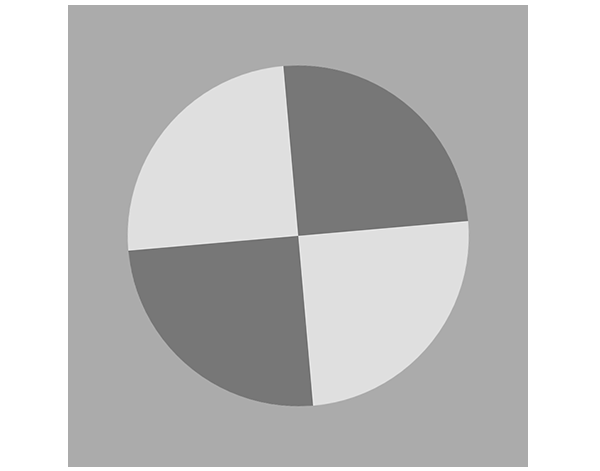
#> input picture SFRreg_pillared_tilted_trans.png, 600 x 471 px
$ python pure_math.py
#> lines starting #> are read from the running program, lines starting #| are printed output that depends on the picture
# -*- coding: utf-8 -*-
"""
Created on Mon Feb 26 09:21:45 2018

@author: Dustin
"""

import numpy as np
import cv2
import matplotlib.pyplot as plt
import math
import sys


def ring(im, n):
    # Creates a ring of 0 values around an image of thickness n
    x,y = im.shape
    b = np.zeros( (x+2*n,y+2*n) )
    b[n:(x+n),n:(y+n)] = im
    return b

def rescale(img):
    # Sets the scale of an image into integers from 0 to 255
    imin = img.min()
    img = img - imin
    imax = img.max()
    img = ((img/imax)*255).astype('uint8')
    return img

def apply_kernel(img, kernel):
    # Creates a mask by applying a kernal to an image img
    n = kernel.shape[0] - 1
    x,y = img.shape
    mask = np.ones( (x-n,y-n) )

    for i in range( 0, round(x-n)):
        for j in range( 0, round(y-n)):
            r1 = round(i+n+1)
            r2 = round(j+n+1)

            mask[i,j] = np.multiply( kernel, img[i:r1,j:r2] ).sum()

    mask = rescale(mask)

    return mask

def find_gradient(img):
    # Determine x, y, and total gradient as well as angle in deg
    x,y = img.shape
    kx = np.array([[1,2,1],[0,0,0],[-1,-2,-1]])
    ky = np.array([[1,0,-1],[2,0,-2],[1,0,-1]])
    Gx = np.ones((x-2,y-2))
    Gy = np.ones((x-2,y-2))
    GG = np.ones((x-2,y-2))
    Theta = np.ones((x-2,y-2))

    for i in range( 0	, round(x-2)):
        for j in range( 0, round(y-2)):
            r1 = round(i+3)
            r2 = round(j+3)

            Gx[i,j] = np.multiply( kx, img[i:r1,j:r2]).sum()+.01
            Gy[i,j] = np.multiply( ky, img[i:r1,j:r2]).sum()+.01
            GG[i,j] = math.sqrt(Gx[i,j]**2 + Gy[i,j]**2)
            Theta[i,j] = np.arctan(Gy[i,j]/Gx[i,j])*57.2958 # Degrees

    return list( (Gx, Gy, GG, Theta) )

source = cv2.imread('SFRreg_pillared_tilted_trans.png',0)
#> source is the input picture: shape (471, 600); min 95, max 255, mean 191.8
cv2.imshow('source (grayscale)', source)

# Apply Gaussian Blur
k_gauss = 1/159*np.array([[2,4,5,4,2],[4,9,12,9,4],[5,12,15,12,5],[4,9,12,9,4],[2,4,5,4,2]])
img_gauss = apply_kernel( source, k_gauss )
#> after the loop in apply_kernel, `for i in range( 0, round(x-n)):`:
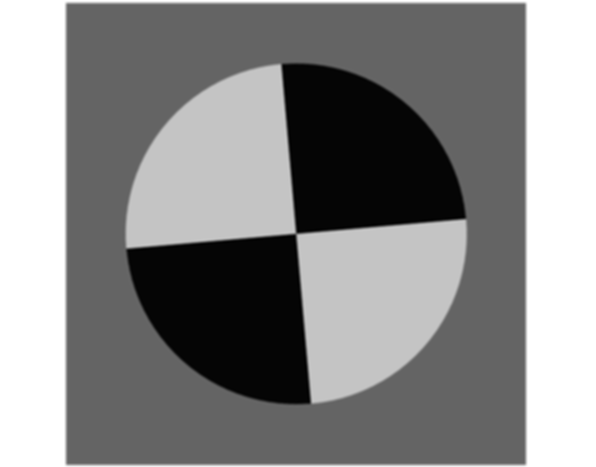
#> mask: shape (467, 596) float64; min 116, max 255, mean 190.9; drawn with min black and max white
#> in rescale, `imin = img.min()`: imin = 116
#> in rescale, `img = img - imin`:
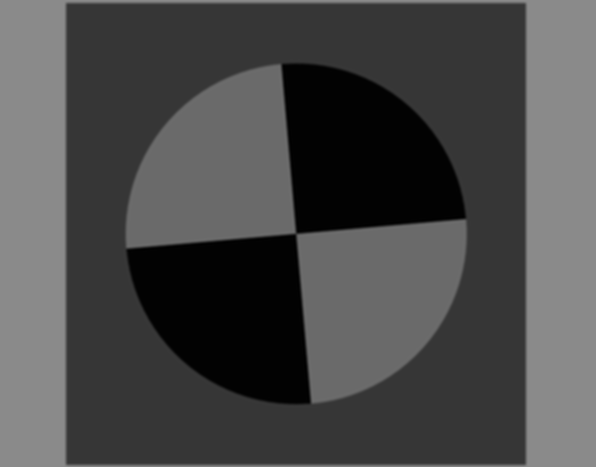
#> img: shape (467, 596) float64; min 0, max 139, mean 74.8
#> in rescale, `imax = img.max()`: imax = 139
cv2.imshow('gaussian blur', img_gauss)

# Search for Provided corner criteria
k_corner = np.array([[1,1,1,-1,-1,-1],[1,1,1,-1,-1,-1],[1,1,1,-1,-1,-1],
                     [-1,-1,-1,1,1,1],[-1,-1,-1,1,1,1],[-1,-1,-1,1,1,1]])
img_corner = apply_kernel( img_gauss, k_corner)
#> after the loop in apply_kernel (call 2), `for i in range( 0, round(x-n)):`:
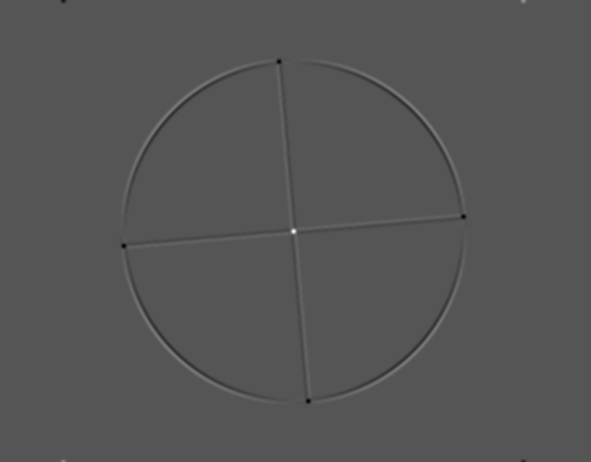
#> mask: shape (462, 591) float64; min -862, max 1710, mean 0; drawn with min black and max white
cv2.imshow('corner search',img_corner)
x = list(set(np.where(img_corner >= 200)[0].tolist()))
#> x = [232, 230, 231]
y = list(set(np.where(img_corner >= 200)[1].tolist()))
#> y = [292, 293, 294]

plt.figure('At x axis pixels')
plt.xlabel('yloc')
for i in range( 0, len(x)):
    plt.plot(img_corner[x[i],:])
#> this loop made 3 passes


plt.figure('At y axis pixels')
plt.xlabel('xloc')
for j in range( 0, len(y)):
    plt.plot(img_corner[:,y[j]])


Gx, Gy, GG, Theta = find_gradient(img_gauss)
#> after the loop in find_gradient, `for i in range( 0	, round(x-2)):`:
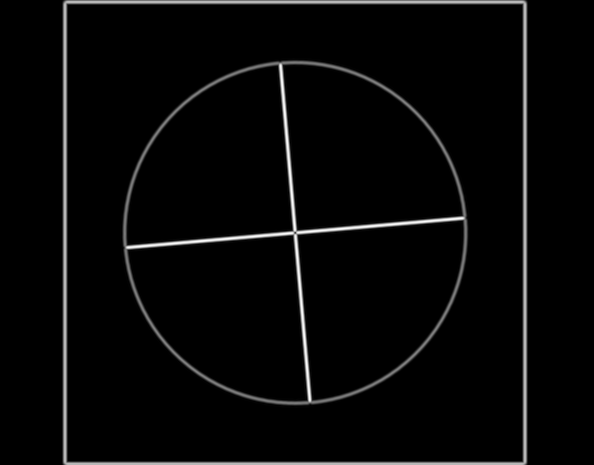
#> GG: shape (465, 594) float64; min 0.0141, max 466.3, mean 14.5; drawn with min black and max white
#> after the loop in find_gradient, `for i in range( 0	, round(x-2)):`:
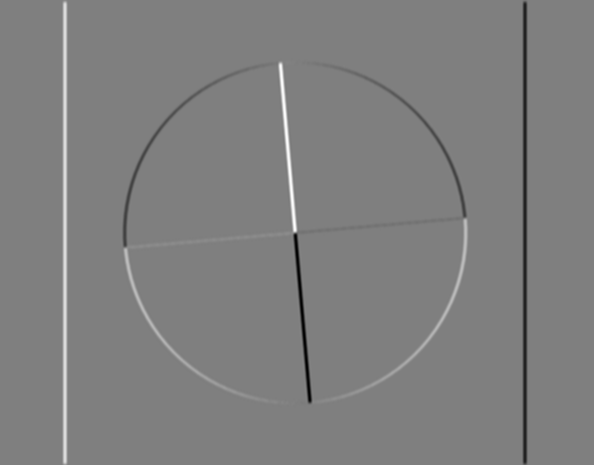
#> Gy: shape (465, 594) float64; min -462, max 464, mean 0; drawn with min black and max white
#> after the loop in find_gradient, `for i in range( 0	, round(x-2)):`:
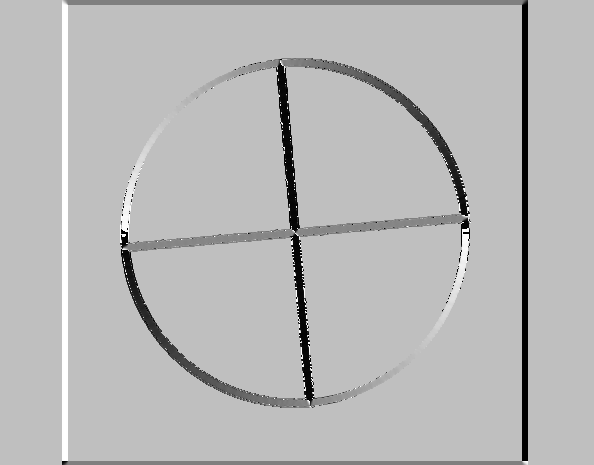
#> Theta: shape (465, 594) float64; min -90, max 90, mean 40.1; drawn with min black and max white

plt.imshow(GG, 'gray')


sys.exit()


# Non-Max suppression
deg = np.ones( GG.shape )
Gn = np.copy(GG)
for i in range( 1, GG.shape[0]-1):
    for j in range( 1, GG.shape[1]-1):
        deg[i,j] = round(Theta[i,j]/45)*45
        if (deg[1,j] == 1):
            Gn[i,j] = 1
        elif (deg[1,j] == 0):
            if ( (GG[i,j] < GG[i-1,j]) | (GG[i,j] < GG[i+1,j])):
                Gn[i,j] = 1
        elif (deg[1,j] == 90):
            if ( (GG[i,j] < GG[i,j-1]) | (GG[i,j] < GG[i,j+1])):
                Gn[i,j] = 1
        elif (deg[1,j] == -90):
            if ( (GG[i,j] < GG[i,j-1]) | (GG[i,j] < GG[i,j+1])):
                Gn[i,j] = 1
        elif (deg[1,j] == 45):
            if ( (GG[i,j] < GG[i-1,j-1]) | (GG[i,j] < GG[i+1,j+1])):
                Gn[i,j] = 1
        elif (deg[1,j] == -45):
            if ( (GG[i,j] < GG[i-1,j+1]) | (GG[i,j] < GG[i+1,j-1])):
                Gn[i,j] = 1
        else:
            sys.exit("PICNIC")


# Thresholding
t1 = 50.
t2 = 150.
edgy = np.ones( GG.shape)
for i in range( 0, GG.shape[0]):
    for j in range( 0, GG.shape[1]):
        if ( Gn[i,j] >= t2 ):
            edgy[i,j] = 255
        elif ( (Gn[i,j] >= t1) & (Gn[i,j] <= t2)):
            edgy[i,j] = 155
        else:
            edgy[i,j] = 1

plt.imshow(edgy,'gray')
#plt.imshow(canny,'gray')
#> figure, not shown here; curve peaks at x = 293, y = 222; curve peaks at x = 293, y = 236; curve peaks at x = 293, y = 255
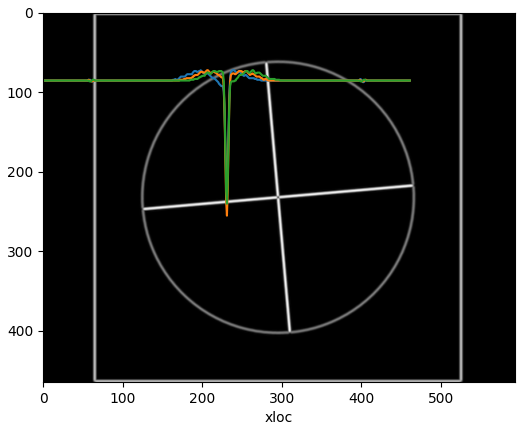
#> figure drawn by matplotlib, 1 panel
#> (the program exits here)
